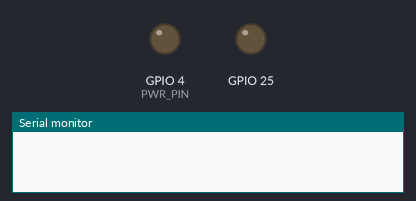
The sketch below on a simulated ESP32. On the bench: output pins drawn as LEDs (lit = HIGH), the last lines printed to the serial monitor. The modem accepts every AT command (registered, SIM ready, sends succeed) and sends nothing else.

Above: at 0.1 s.
At 2.4 s:
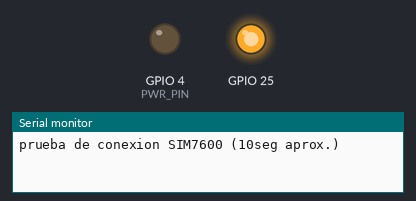
Timing chart, 0 to 3.9 s (numbered marks = the images above):
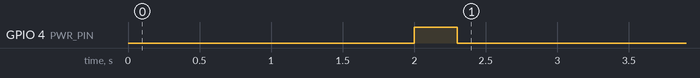

The sketch:

ESP32WB-MQTTCONNECT.ino
```cpp
bool reply = false;
#define BAUD 115200
#define TX 27
#define RX 26
#define PWR_PIN 4
#define LED_ESP32 12
#define POWERSIM7600 25
int count = 0;

String registry = "TEST";
String projects = "mcd-demos-331211";
String locations = "us-central1";
String device = "HNTSTT0002D000002";

String topicinit = "devices/HNTSTT0002D000002/events";
String msginit = "SIM7600 Connected!";
//String broker = "mqtt.googleapis.com";
String broker = "mqtt.2030.ltsapis.goog";
String port = "8883";
String certCA = "primbackcert.pem";
String certClient = "primbackcert.pem";
String certKey = "privkey.pem";

String user = "unused";
String password = "eyJhbGciOiJFUzI1NiIsInR5cCI6IkpXVCJ9.eyJpYXQiOjE2MzkzNTkzOTMsImV4cCI6MTYzOTM4ODE5MywiYXVkIjoibWNkLWRlbW9zLTMzMTIxMSJ9.yYmNnxVei2JpxIE93ZG0PBJZrRjMcbfpPAbER-Kv1juKMyz0WUvRFh59hLNCK0x5qbg0-ieULe3lJflGHD8nxQ";

const String private_key_str ="a1:6b:22:68:a0:4d:3f:3e:89:62:dc:07:f0:e2:67:5a:71:30:4a:71:46:8c:4e:63:01:a4:d4:67:60:74:04:13";
bool SendCommand(String msg, String cmdAT, String resOK, String resERR, int espera){
    bool wait = true;
    bool cmd = true;
    int ti = millis();

    //MONITOR.println(msg);
    while(wait && millis() - ti < espera)
    {
        if(cmd)
        {
            //Serial.println(cmdAT);
            Serial1.println(cmdAT);
        }
        cmd = false;

        while(Serial1.available())
        {
            String res = Serial1.readString();

            Serial.println(res);
            if (res.indexOf(resOK) >= 0 )
            {
                wait = false;
                return true;
            }
            else if (res.indexOf(resERR) >= 0 )
            {
                wait = false;
                return false;
            }
        }
    }
    return false;
}
void modem_on(){
  Serial.println("\nprueba de conexion SIM7600 (10seg aprox.)");
  pinMode(PWR_PIN, OUTPUT);
  digitalWrite(PWR_PIN, HIGH);
  delay(300);
  digitalWrite(PWR_PIN, LOW);
  delay(10000);

  int i = 10;
  while (i)
  {
    Serial1.println("AT");
    delay(500);
    if (Serial1.available())
    {
      String r = Serial1.readString();
      if ( r.indexOf("OK") >= 0 )
      {
        reply = true;
        Serial.println("ESTADO OK");
        break;;
      }
    }
    delay(500);
    i--;
  }
}
void setup() {
  Serial.begin(115200);
  pinMode(25, OUTPUT);
    digitalWrite(25, LOW);
    delay(2000);
    digitalWrite(25, HIGH);
  Serial1.begin(115200, SERIAL_8N1, 26, 27);

  int retry = 5;
    while (!reply && retry--)
    {
        modem_on();
    }
    delay(2000);
    while(true){
    if(SendCommand("INICIANDO GPS", "AT+CGREG?", "+CGREG: 0,1", "+CGREG: 0,2", 5000))
    {
      break;
    }
     delay(3000);
    }

    Serial.println("registrado en red");

    SendCommand("INICIANDO GPS", "AT+CCERTLIST", "OK", "ERROR", 20000);
    //SendCommand("INICIANDO GPS", "AT+CCERTDOWN=\"keyHex.pem\"," + String(private_key_str.length()) , ">", "ERROR", 20000);
    //SendCommand("INICIANDO GPS", private_key_str , "OK", "ERROR", 20000);
    if(SendCommand("INICIANDO GPS", "AT+CSSLCFG=\"sslversion\",0,4", "OK", "ERROR", 20000))
    {
        if(SendCommand("INICIANDO GPS", "AT+CSSLCFG=\"authmode\",0,3", "OK", "ERROR", 20000)) //only server verify
        {
          SendCommand("INICIANDO GPS", "AT+CSSLCFG=\"ignorelocaltime\",0,1", "OK", "ERROR", 20000);
          SendCommand("INICIANDO GPS", "AT+CSSLCFG=\"enableSNI\",0,1", "OK", "ERROR", 20000);
          SendCommand("INICIANDO GPS", "AT+CSSLCFG=\"negotiatetime\",0,200", "OK", "ERROR", 20000);
          SendCommand("INICIANDO GPS", "AT+CSSLCFG=\"ciphersuites\",0,0xFFFF", "OK", "ERROR", 20000);


            if(SendCommand("INICIANDO GPS", "AT+CSSLCFG=\"cacert\",0,\"" + certCA + "\"", "OK", "ERROR", 20000))
            {
                if(SendCommand("INICIANDO GPS", "AT+CSSLCFG=\"clientcert\",0,\"" + certClient + "\"", "OK", "ERROR", 20000))
                {
                    if(SendCommand("INICIANDO GPS", "AT+CSSLCFG=\"clientkey\",0,\"" + certKey +"\"", "OK", "ERROR", 20000))
                    {
                      Serial.println("configuracion SSL correcta!!");

                    }
                }
            }
        }
    }
    //AT+CCHSET=1
    SendCommand("INICIANDO GPS", "AT+CGSOCKCONT=1,\"IP\",\"wap.tmovil.cl\"", "OK", "+NETOPEN: 1", 20000);

    SendCommand("INICIANDO GPS", "AT+CSOCKSETPN=1", "OK", "+NETOPEN: 1", 20000);
    SendCommand("INICIANDO GPS", "AT+CIPMODE=0", "OK", "+NETOPEN: 1", 20000);
    if(SendCommand("INICIANDO GPS", "AT+NETOPEN?", "+NETOPEN: 0", "+NETOPEN: 1", 20000))
    {
      //desactivada
      if(SendCommand("INICIANDO GPS", "AT+NETOPEN", "+NETOPEN: 0", "+NETOPEN: 1", 20000))
      {

        //red activada exitosamente
        Serial.println("red lista para iniciar MQTT");
        //red abierta
        SendCommand("INICIANDO GPS", "AT+IPADDR", "OK", "ERROR", 5000);

      } else {

        //restablece la esp
        digitalWrite(PWR_PIN, HIGH);
        ESP.restart();
      }

    }

    if(SendCommand("INICIANDO GPS", "AT+CMQTTSTART", "0", "ERROR", 20000))
    {
        if(SendCommand("INICIANDO GPS", "AT+CMQTTACCQ=0,\"projects/" + projects + "/locations/" + locations + "/registries/" + registry + "/devices/" + device + "\",1,4", "OK", "ERROR", 20000))
        {
            /*if(SendCommand("INICIANDO GPS", "AT+CMQTTCFG=\"checkUTF8\",0,0", "OK", "ERROR", 20000))
            {*/
                if(SendCommand("INICIANDO GPS", "AT+CMQTTSSLCFG=0,0", "OK", "ERROR", 20000))
                {

                    if(SendCommand("INICIANDO GPS", "AT+CMQTTWILLTOPIC=0," + String(topicinit.length()), ">", "ERROR", 20000))
                    {

                        if(SendCommand("INICIANDO GPS", topicinit, "OK", "ERROR", 20000))
                        {
                            if(SendCommand("INICIANDO GPS", "AT+CMQTTWILLMSG=0," + String(msginit.length()) + ",1", ">", "ERROR", 20000))
                            {
                                if(SendCommand("INICIANDO GPS", msginit, "OK", "ERROR", 20000))
                                {
                                    if(SendCommand("INICIANDO GPS", "AT+CMQTTCONNECT=0,\"tcp://" + broker + ":" + port + "\",120,1,\"" + user + "\",\"" + password + "\"", "+CMQTTCONNECT: 0,0", "ERROR", 20000))
                                    {

                                    }
                                }
                            }
                        }
                    }
                //}
            }
        }
    }
}

void loop() {
  // put your main code here, to run repeatedly:
  if(Serial1.available())    // Si llega un dato por el puerto BT se envía al monitor serial
  {
    Serial.write(Serial1.read());
  }

  if(Serial.available())  // Si llega un dato por el monitor serial se envía al puerto BT
  {
     Serial1.write(Serial.read());
  }
}
```
